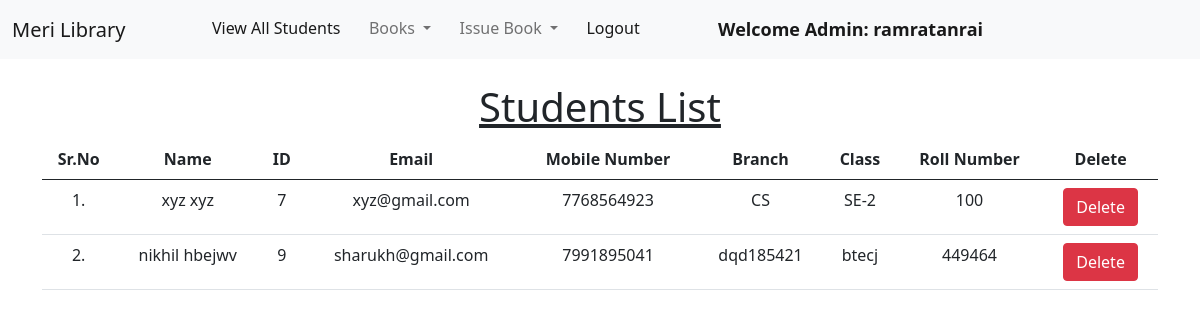
Screenshot of /view_students/ (signed in) with the database file from the repository.
### library/models.py (models this page shows, shortened)
class Student(models.Model):
    user = models.OneToOneField(User, on_delete=models.CASCADE)
    classroom = models.CharField(max_length=10)
    branch = models.CharField(max_length=10)
    roll_no = models.CharField(max_length=3, blank=True)
    phone = models.CharField(max_length=10, blank=True)
    image = models.ImageField(upload_to="", blank=True)

### library/views.py (the view)
# urls.py: path("view_students/", views.view_students, name="view_students"),
@login_required(login_url = '/admin_login')
def view_students(request):
    students = Student.objects.all()
    return render(request, "view_students.html", {'students':students})

### library/templates/view_students.html (shortened to what this page needs)
{% extends 'admin_navbar.html' %}
{% load static %}
{% block body %}
<div class="container mt-4">
    <h1 class="text-center"><u>Students List</u></h1>
    <table class="table table-hover" id="example">
        <thead>
            <tr class="text-center">
                <th>Sr.No</th>
                <th>Name</th>
                <th>ID</th>
                <th>Email</th>
                <th>Mobile Number</th>
                <th>Branch</th>
                <th>Class</th>
                <th>Roll Number</th>
                <th>Delete</th>
            </tr>
        </thead>
        <tbody>
            {% for student in students %}
            <tr class="text-center">
                <td>{{forloop.counter}}.</td>
                <td>{{student.user.get_full_name}}</td>
                <td>{{student.user.id}}</td>
                <td>{{student.user.email}}</td>
                <td>{{student.phone}}</td>
                <td>{{student.branch}}</td>
                <td>{{student.classroom}}</td>
                <td>{{student.roll_no}}</td>
                <td><a href="/delete_student/{{student.id}}/" class="btn btn-danger" onclick="return confirm('Are you sure you want to delete this student?')">Delete</a></td>
            </tr>
            {% endfor %}
        </tbody>
    </table>
    </div>
{% endblock %}

### library/templates/admin_navbar.html (shortened to what this page needs)
<!doctype html>
<html lang="en">
  <head>
    <link href="https://cdn.jsdelivr.net/npm/bootstrap@5.1.0/dist/css/bootstrap.min.css" rel="stylesheet">
    <link rel="stylesheet" href="https://cdn.datatables.net/1.10.25/css/jquery.dataTables.min.css">
    <link rel="stylesheet" href="https://cdn.datatables.net/buttons/1.7.1/css/buttons.dataTables.min.css">
  </head>
  <body>
    <nav class="navbar navbar-expand-lg navbar-light bg-light">
        <div class="container-fluid">
          <a class="navbar-brand" href="#">Meri Library</a>
          <div class="collapse navbar-collapse" id="navbarSupportedContent">
            <ul class="navbar-nav me-auto mb-2 mb-lg-0">
              <li class="nav-item">
                <a class="nav-link active" aria-current="page" href="/view_students/">View All Students</a>
              </li>
              <li class="nav-item dropdown">
                <a class="nav-link dropdown-toggle" href="#" id="navbarDropdown" role="button" data-bs-toggle="dropdown" aria-expanded="false">
                  Books
                </a>
              </li>
              <li class="nav-item dropdown">
                <a class="nav-link dropdown-toggle" href="#" id="navbarDropdown" role="button" data-bs-toggle="dropdown" aria-expanded="false">
                  Issue Book
                </a>
              </li>
              <li class="nav-item">
                <a class="nav-link active" aria-current="page" href="/logout/">Logout</a>
              </li>
              <li class="nav-item">
                <a style="font-weight:600; font-family:'Segoe UI', Tahoma, Geneva, Verdana, sans-serif; font-size: large;" class="nav-link active" href="#">Welcome Admin: {{request.user}}</a>
              </li>
            </ul>
          </div>
        </div>
      </nav>
      {% block body %}
      {% endblock %}
  </body>
</html>

### rows the page displays
Student: user.get_full_name "xyz xyz", user.id "7", user.email "xyz@gmail.com", phone "7768564923", branch "CS", classroom "SE-2", roll_no "100"
Student: user.get_full_name "nikhil hbejwv", user.id "9", user.email "sharukh@gmail.com", phone "7991895041", branch "dqd185421", classroom "btecj", roll_no "449464"

### other values shown
{{ request.user }} "ramratanrai"
